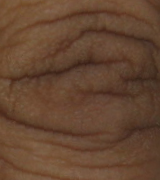
#> input picture dataset/person1/1_1.bmp, 160 x 180 px, found by its file name; its folder holds only this picture in this run
$ python main_knuckle.py
#> lines starting #> are read from the running program, lines starting #| are printed output that depends on the picture
# main_knuckle.py - Complete Knuckle Biometric System
import cv2
import numpy as np
from sklearn.svm import SVC
from sklearn.model_selection import train_test_split
from sklearn.metrics import accuracy_score, classification_report
from sklearn.preprocessing import LabelEncoder
import joblib
import os
from collections import Counter

print("🚀 Starting Knuckle Biometric System...")

class KnuckleSystem:
    def __init__(self):
        self.model = None
        self.encoder = LabelEncoder()

    def load_dataset(self):
        print("📁 Loading dataset...")
        images, labels = [], []

        for i in range(1, 12):  # person1 to person11
            folder = f"person{i}"
            path = f"dataset/{folder}"
            if os.path.exists(path):
                count = 0
                for file in os.listdir(path):
                    if file.endswith('.bmp'):
                        img_path = f"{path}/{file}"
                        img = cv2.imread(img_path, 0)  # grayscale
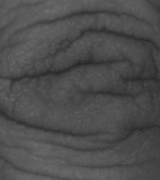
#> img: shape (180, 160); min 38, max 110, mean 77.7
                        if img is not None:
                            img = cv2.resize(img, (50, 50))
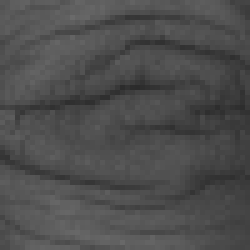
#> img: shape (50, 50) (shown 5 times larger); min 43, max 106, mean 77.6
                            img = img.astype('float32') / 255.0
                            images.append(img)
                            labels.append(folder)
                            count += 1
                status = "✅" if count > 0 else "⚠️ "
                print(f"{status} {folder}: {count} images")

        print(f"📊 Total: {len(images)} images")
        return images, labels

    # [41 lines left out: functions filter_classes, extract_features, not called in this run]

    def train(self):
        print("\n🤖 Training model...")
        images, labels = self.load_dataset()

        if len(images) < 10:
            print("❌ Not enough images!")
            return 0

        images, labels = self.filter_classes(images, labels, 2)

        X = self.extract_features(images)
        y = self.encoder.fit_transform(labels)

        print(f"🎯 Training on {X.shape[0]} samples")
        print(f"👥 Persons: {list(self.encoder.classes_)}")

        X_train, X_test, y_train, y_test = train_test_split(
            X, y, test_size=0.2, random_state=42, stratify=y
        )

        self.model = SVC(kernel='linear', probability=True)
        self.model.fit(X_train, y_train)

        accuracy = self.model.score(X_test, y_test)
        print(f"📈 ACCURACY: {accuracy:.4f} ({accuracy*100:.2f}%)")

        return accuracy

    # [36 lines left out: functions test_predictions, save_model, not called in this run]

def main():
    print("=" * 50)
    print(" KNUCKLE BIOMETRIC SYSTEM")
    print("=" * 50)

    system = KnuckleSystem()
    accuracy = system.train()

    if accuracy > 0:
        system.test_predictions()
        system.save_model()
        print("\n SYSTEM READY!")
    else:
        print("\n Training failed!")

if __name__ == "__main__":
    main()
